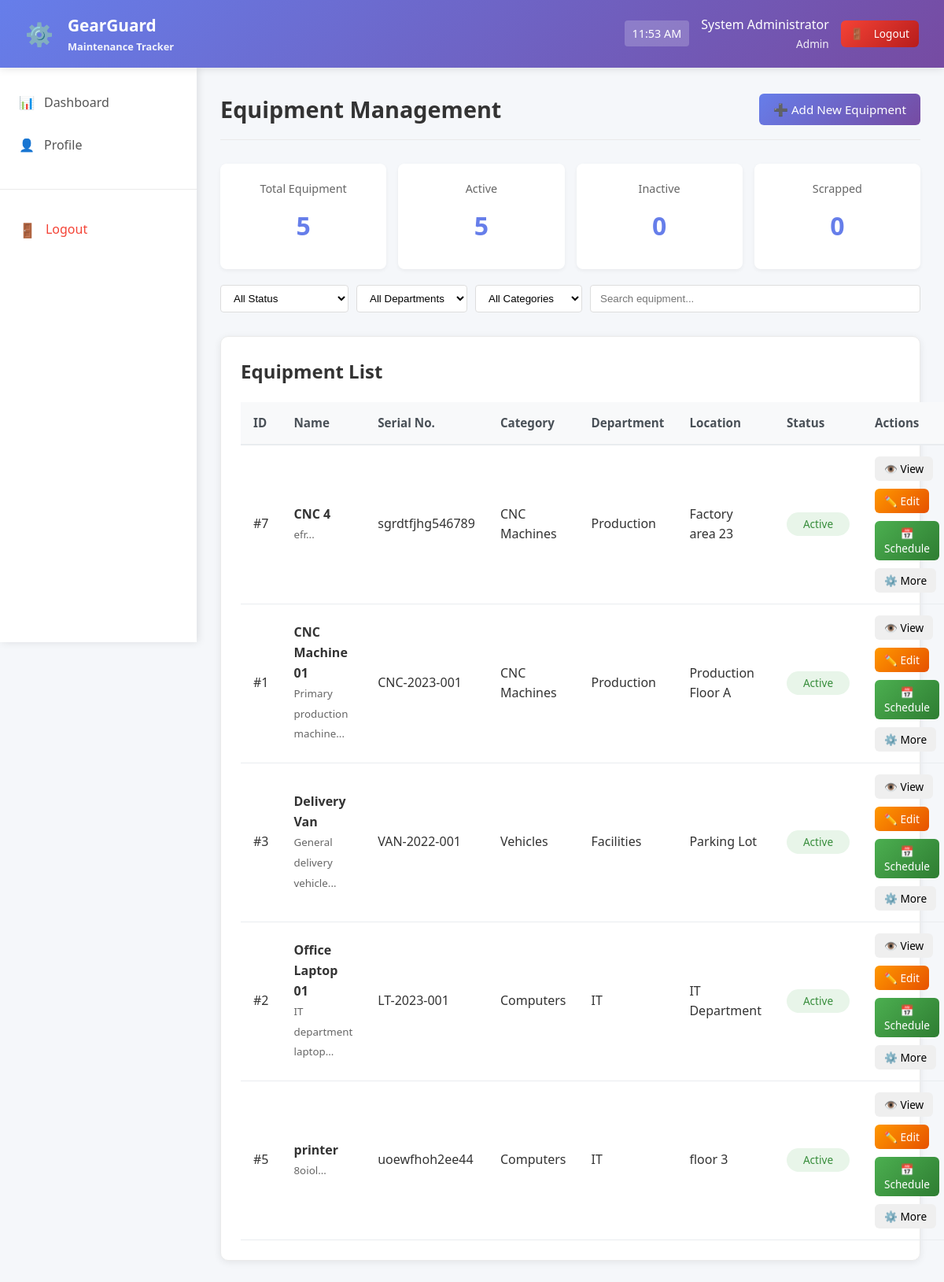
Page /technician/equipment.php (signed in) on the committed database.
### tables this page shows
CREATE TABLE `equipment` (
  `id` int(11) NOT NULL,
  `name` varchar(200) NOT NULL,
  `serial_number` varchar(100) DEFAULT NULL,
  `category_id` int(11) DEFAULT NULL,
  `department_id` int(11) DEFAULT NULL,
  `location` varchar(200) DEFAULT NULL,
  `status` varchar(20) DEFAULT 'active',
  `notes` text DEFAULT NULL,
  `created_at` timestamp NOT NULL DEFAULT current_timestamp(),
  `purchase_date` date DEFAULT NULL,
  `warranty_date` date DEFAULT NULL,
  `maintenance_team_id` int(11) DEFAULT NULL,
  `created_by` int(11) DEFAULT NULL
);

CREATE TABLE `equipment_categories` (
  `id` int(11) NOT NULL,
  `name` varchar(100) NOT NULL,
  `description` text DEFAULT NULL,
  `status` enum('active','inactive') DEFAULT 'active'
);

CREATE TABLE `departments` (
  `id` int(11) NOT NULL,
  `name` varchar(100) NOT NULL,
  `description` text DEFAULT NULL,
  `status` enum('active','inactive') DEFAULT 'active',
  `created_at` timestamp NOT NULL DEFAULT current_timestamp()
);

### technician/equipment.php (the view, shortened to what this page needs)
<?php
$conn = mysqli_connect("localhost", "root", "", "gear_guard");
$equipment_list = [];
$result = mysqli_query($conn, "
    SELECT e.*,
           ec.name as category_name,
           d.name as department_name,
           mt.name as maintenance_team_name,
           u.username as created_by_username
    FROM equipment e
    LEFT JOIN equipment_categories ec ON e.category_id = ec.id
    LEFT JOIN departments d ON e.department_id = d.id
    LEFT JOIN maintenance_teams mt ON e.maintenance_team_id = mt.id
    LEFT JOIN users u ON e.created_by = u.id
    ORDER BY e.name
");
if ($result) {
    while ($row = mysqli_fetch_assoc($result)) {
        $equipment_list[] = $row;
    }
}
$total_equipment = count($equipment_list);
$active_equipment = 0;
$inactive_equipment = 0;
$scrapped_equipment = 0;
foreach ($equipment_list as $item) {
    switch ($item['status']) {
        case 'active':
            $active_equipment++;
            break;
    }
}
?>
<!DOCTYPE html>
<html lang="en">
<head>
    <link rel="stylesheet" href="../css/style.css">
</head>
<body>
    <?php include '../includes/header.php'; ?>
    <div class="container">
        <?php include '../includes/sidebartec.php'; ?>
        <main class="main-content">
            <div class="page-header">
                <h1>Equipment Management</h1>
                <button onclick="showAddModal()" class="btn btn-primary">
                    ➕ Add New Equipment
                </button>
            </div>
            <div class="stats-overview">
                <div class="stat-card">
                    <div class="label">Total Equipment</div>
                    <div class="value"><?php echo $total_equipment; ?></div>
                </div>
                <div class="stat-card">
                    <div class="label">Active</div>
                    <div class="value"><?php echo $active_equipment; ?></div>
                </div>
                <div class="stat-card">
                    <div class="label">Inactive</div>
                    <div class="value"><?php echo $inactive_equipment; ?></div>
                </div>
                <div class="stat-card">
                    <div class="label">Scrapped</div>
                    <div class="value"><?php echo $scrapped_equipment; ?></div>
                </div>
            </div>
            <div class="filter-bar">
                <select class="filter-select" id="statusFilter" onchange="filterEquipment()">
                    <option value="">All Status</option>
                </select>
                <select class="filter-select" id="departmentFilter" onchange="filterEquipment()">
                    <option value="">All Departments</option>
                </select>
                <select class="filter-select" id="categoryFilter" onchange="filterEquipment()">
                    <option value="">All Categories</option>
                </select>
                <input type="text" class="filter-select" id="searchInput" placeholder="Search equipment..."
                       onkeyup="filterEquipment()" style="flex: 1;">
            </div>
            <div class="table-container">
                <h2>Equipment List</h2>
                <?php if (!empty($equipment_list)): ?>
                    <table class="table" id="equipmentTable">
                        <thead>
                            <tr>
                                <th>ID</th>
                                <th>Name</th>
                                <th>Serial No.</th>
                                <th>Category</th>
                                <th>Department</th>
                                <th>Location</th>
                                <th>Status</th>
                                <th>Actions</th>
                            </tr>
                        </thead>
                        <tbody id="equipmentTableBody">
                            <?php foreach ($equipment_list as $item):
                                $status_class = 'status-' . $item['status'];
                            ?>
                            <tr data-status="<?php echo $item['status']; ?>"
                                data-department="<?php echo $item['department_id']; ?>"
                                data-category="<?php echo $item['category_id']; ?>"
                                data-name="<?php echo htmlspecialchars(strtolower($item['name'])); ?>"
                                data-serial="<?php echo htmlspecialchars(strtolower($item['serial_number'])); ?>">
                                <td>#<?php echo $item['id']; ?></td>
                                <td>
                                    <strong><?php echo htmlspecialchars($item['name']); ?></strong>
                                    <?php if ($item['notes']): ?>
                                        <br><small style="color: #666;"><?php echo substr(htmlspecialchars($item['notes']), 0, 50) . '...'; ?></small>
                                    <?php endif; ?>
                                </td>
                                <td><?php echo htmlspecialchars($item['serial_number'] ?: 'N/A'); ?></td>
                                <td><?php echo htmlspecialchars($item['category_name'] ?: 'N/A'); ?></td>
                                <td><?php echo htmlspecialchars($item['department_name'] ?: 'N/A'); ?></td>
                                <td><?php echo htmlspecialchars($item['location'] ?: 'N/A'); ?></td>
                                <td>
                                    <span class="status-badge <?php echo $status_class; ?>">
                                        <?php echo ucfirst(str_replace('_', ' ', $item['status'])); ?>
                                    </span>
                                </td>
                                <td>
                                    <div class="action-buttons">
                                        <button class="btn btn-sm btn-info" onclick="viewEquipment(<?php echo $item['id']; ?>)">
                                            👁️ View
                                        </button>
                                        <button class="btn btn-sm btn-warning" onclick="editEquipment(<?php echo $item['id']; ?>)">
                                            ✏️ Edit
                                        </button>
                                        <button class="btn btn-sm btn-success" onclick="scheduleMaintenance(<?php echo $item['id']; ?>, '<?php echo htmlspecialchars($item['name']); ?>')">
                                            📅 Schedule
                                        </button>
                                        <div class="dropdown">
                                            <button class="btn btn-sm btn-secondary dropdown-toggle" type="button">
                                                ⚙️ More
                                            </button>
                                        </div>
                                    </div>
                                </td>
                            </tr>
                            <?php endforeach; ?>
                        </tbody>
                    </table>
                <?php endif; ?>
            </div>
        </main>
    </div>
</body>
</html>

### css/style.css (style rules this page uses)
* { margin: 0; padding: 0; box-sizing: border-box; }
body { font-family: 'Segoe UI', Tahoma, Geneva, Verdana, sans-serif; background-color: #f5f7fa; color: #333; line-height: 1.6; }
.container { display: flex; min-height: calc(100vh - 70px); }
.main-content { flex: 1; padding: 30px; overflow-y: auto; }
.table-container { background: white; border-radius: 10px; padding: 25px; box-shadow: 0 2px 10px rgba(0,0,0,0.08); margin-top: 30px; border: 1px solid #eaeaea; }
.table-container h2 { margin-bottom: 20px; color: #333; font-size: 1.5rem; }
.table { width: 100%; border-collapse: collapse; margin-top: 10px; }
.table th { background: #f8f9fa; padding: 14px 16px; text-align: left; font-weight: 600; color: #495057; border-bottom: 2px solid #e9ecef; font-size: 0.95rem; }
.table td { padding: 14px 16px; border-bottom: 1px solid #e9ecef; vertical-align: middle; }
.status-badge { padding: 5px 12px; border-radius: 20px; font-size: 0.85rem; font-weight: 500; display: inline-block; min-width: 80px; text-align: center; }
.btn { padding: 10px 18px; border: none; border-radius: 6px; cursor: pointer; font-weight: 500; transition: all 0.3s; display: inline-flex; align-items: center; gap: 8px; text-decoration: none; font-size: 0.95rem; font-family: inherit; }
.btn-primary { background: linear-gradient(135deg, #667eea, #764ba2); color: white; }
.btn-success { background: linear-gradient(135deg, #4CAF50, #2E7D32); color: white; }
.btn-warning { background: linear-gradient(135deg, #FF9800, #E65100); color: white; }
.btn-sm { padding: 6px 12px; font-size: 0.85rem; }
.page-header { display: flex; justify-content: space-between; align-items: center; margin-bottom: 30px; padding-bottom: 15px; border-bottom: 1px solid #eaeaea; }
.page-header h1 { font-size: 1.8rem; color: #333; font-weight: 600; }
.stats-overview { display: grid; grid-template-columns: repeat(auto-fit, minmax(200px, 1fr)); gap: 15px; margin: 20px 0; }
.stat-card { background: white; padding: 20px; border-radius: 8px; box-shadow: 0 2px 5px rgba(0,0,0,0.05); text-align: center; }
.stat-card .value { font-size: 2rem; font-weight: bold; color: #667eea; margin: 10px 0; }
.stat-card .label { color: #666; font-size: 0.9rem; }

### technician/equipment.php (style rules this page uses)
.status-badge { padding: 4px 12px; border-radius: 20px; font-size: 0.85rem; font-weight: 500; display: inline-block; }
.status-active { background: #e8f5e9; color: #388e3c; }
.filter-bar { display: flex; gap: 10px; margin-bottom: 20px; flex-wrap: wrap; }
.filter-select { padding: 8px 12px; border: 1px solid #ddd; border-radius: 4px; background: white; }
.dropdown { position: relative; }
.action-buttons { display: flex; gap: 10px; flex-wrap: wrap; }

### rows in the picture
equipment: id "7", name "CNC 4", notes "efr", serial_number "sgrdtfjhg546789", equipment_categories.name "CNC Machines", department.name "Production", location "Factory area 23", status "Active"
equipment: id "1", name "CNC Machine 01", notes "Primary production machine", serial_number "CNC-2023-001", equipment_categories.name "CNC Machines", department.name "Production", location "Production Floor A", status "Active"
equipment: id "3", name "Delivery Van", notes "General delivery vehicle", serial_number "VAN-2022-001", equipment_categories.name "Vehicles", department.name "Facilities", location "Parking Lot", status "Active"
equipment: id "2", name "Office Laptop 01", notes "IT department laptop", serial_number "LT-2023-001", equipment_categories.name "Computers", department.name "IT", location "IT Department", status "Active"
equipment: id "5", name "printer", notes "8oiol", serial_number "uoewfhoh2ee44", equipment_categories.name "Computers", department.name "IT", location "floor 3", status "Active"

### other values in the picture
$_SESSION['full_name'] "System Administrator"
$_SESSION['role'] "Admin"
$total_equipment "5"
$active_equipment "5"
$inactive_equipment "0"
$scrapped_equipment "0"
